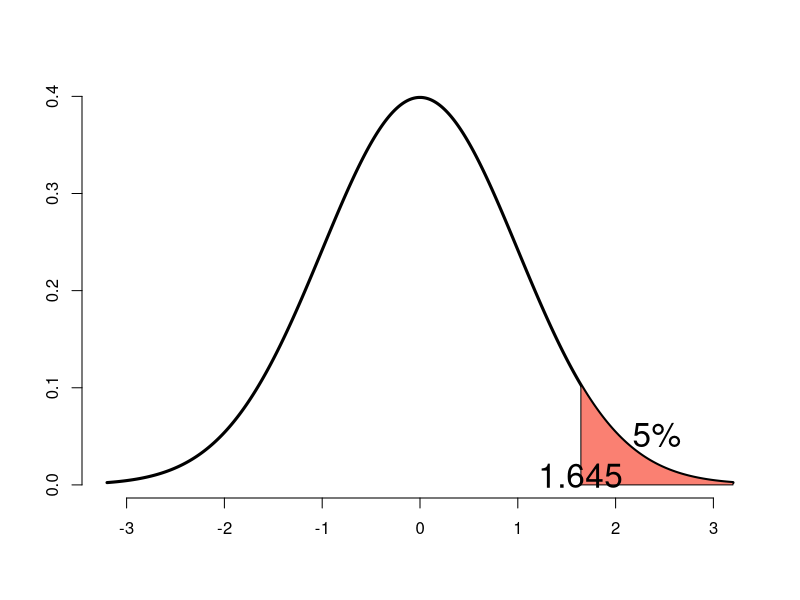
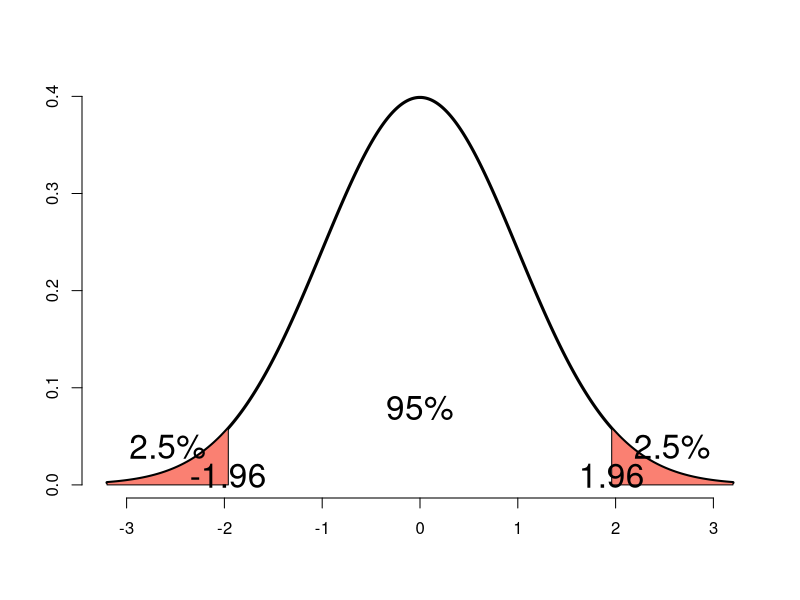
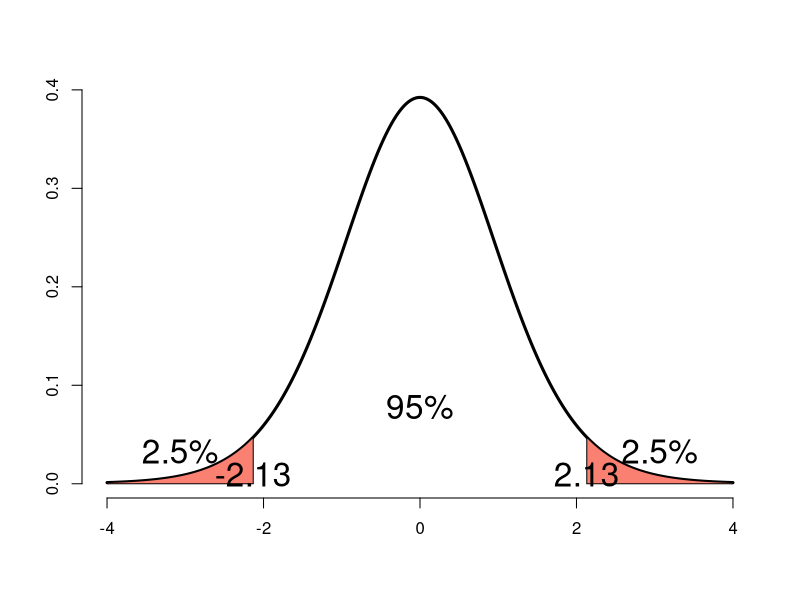
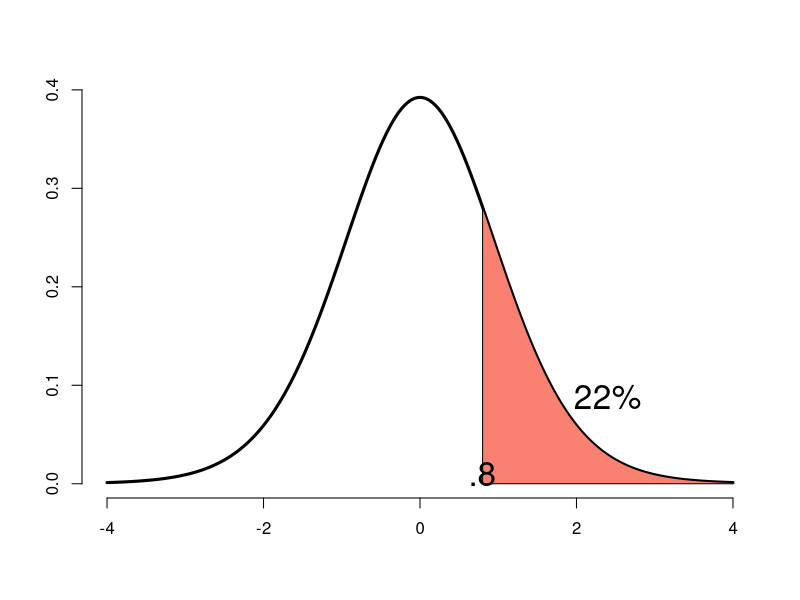

Write the R code that produced these figures, in order.
################################################################################
#Math Biostats Bootcamp 2 Module 1 - Hypothesis Testing, Power, Two Sample Tests
################################################################################

#####
#Lec 1
#####

#upper-tailed test shading example for alpha = 0.5
xval <- seq(-3.2, 3.2, length = 1000)
yval <- dnorm(xval)
plot(xval, yval, type = "l", axes = T, frame = F, lwd = 3, xlab = "", ylab = "")
x <- seq(qnorm(.95), 3.2, length = 100)
polygon(c(x,rev(x)), c(dnorm(x), rep(0, length(x))), col = "salmon" )
text(mean(x), mean(dnorm(x)) + .02, "5%", cex = 2)
text(qnorm(.95), .01, "1.645", cex = 2)

#two-tailed test for alpha = 0.05
plot(xval, yval, type = "l", axes = T, frame = F, lwd = 3, xlab = "", ylab = "")
x <- seq(qnorm(.975), 3.2, length = 100)
polygon(c(x,rev(x)), c(dnorm(x), rep(0, length(x))), col = "salmon" )
text(mean(x), mean(dnorm(x)) + .02, "2.5%", cex = 2)
text(qnorm(.975), .01, "1.96", cex = 2)
x <- seq(-3.2, qnorm(.025), length = 100)
polygon(c(x,rev(x)), c(dnorm(x), rep(0, length(x))), col = "salmon" )
text(mean(x), mean(dnorm(x)) + .02, "2.5%", cex = 2)
text(qnorm(.025), .01, "-1.96", cex = 2)
text(0, dnorm(0)/5, "95%", cex = 2)

#z-tests above use CLT assumptions and big enough n

#if n is small, use t test; n = 16 here
xval <- seq(-4, 4, length = 1000)
yval <- dt(xval, 15)
plot(xval, yval, type = "l", axes = T, frame = F, lwd = 3, xlab = "", ylab = "")
x <- seq(qt(.975, 15), 4, length = 100)
polygon(c(x,rev(x)), c(dt(x, 15), rep(0, length(x))), col = "salmon" )
text(mean(x), mean(dt(x,15)) + .02, "2.5%", cex = 2)
text(qt(.975,15), .01, "2.13", cex = 2)
x <- seq(-4, qt(.025,15), length = 100)
polygon(c(x,rev(x)), c(dt(x, 15), rep(0, length(x))), col = "salmon" )
text(mean(x), mean(dt(x, 15)) + .02, "2.5%", cex = 2)
text(qt(.025, 15), .01, "-2.13", cex = 2)
text(0, dt(0, 15)/5, "95%", cex = 2)

#p-val shading, n = 16, test stat = 0.8 -> p = .22
pt(0.8, 15, lower.tail = F) #about 0.22
xval <- seq(-4, 4, length = 1000)
yval <- dt(xval, 15)
plot(xval, yval, type = "l", axes = T, frame = F, lwd = 3, xlab = "", ylab = "")
x <- seq(.8, 4, length = 100)
polygon(c(x,rev(x)), c(dt(x, 15), rep(0, length(x))), col = "salmon" )
text(mean(x), mean(dt(x, 15)) + .02, "22%", cex = 2)
text(.8, .01, ".8", cex = 2)

#####
#Lec 2
#####

#power calculation n = 16, mu_a - mu_0 = 2; sigma = 4; assumed alpha 0.05
power.t.test(n = 16, delta = 2 / 4, type = "one.sample", alt = "one.sided") #about 60.4%

#monte carlo sim of pwer calc
nosim <- 100000
n <- 16
sigma <- 4
mu0 <- 30
mua <- 32
z <- rnorm(nosim)
xsq <- rchisq(nosim, df = n - 1)
t <- qt(.95, n - 1)

#calc mean of logicals (T = 1, F = 0) -> simulated % of time probability
#giving power is satisfied (see slide 10, Lec 2)
mean(z + sqrt(n) * (mua - mu0)/sigma > t / sqrt(n - 1) * sqrt(xsq)) 



#####
#Lec 3 Two Sample Tests
#####



#####
#####
#HW 1
#####
#####

###
#Q1 - single sample
###
n <- 100
mu0 <- 10
xbar <- 12
sdev <- 4
tcrit <- qt(.95, n - 1) #1.61
tstat <- (xbar - mu0)/(sdev/sqrt(n)) #5 -> reject H_0

###
#Q2 - paired data
###

d <- c(-8, -3, 1, -2, -5)
xbar <- mean(d)
n <- 5
sdev <- sd(d)
tstat <- xbar/(sdev/sqrt(n))
qt(.025, n - 1) #crit t val
pt(tstat, n - 1) * 2 #pval -> fail to reject H_0


###
#Q3
###

tcrit <- qt(.975,8)
xbar <- 1100
sdev <- 30
n <- 9
se <- sdev/sqrt(n)

#fail to reject if mu) is in this range:
xbar - tcrit * se #1077
xbar + tcrit * se #1123

###
#Q4 - two sample indep groups
###

#wait time for new triage system
n1 <- 100
xbar1 <- 4 
sdev1 <- .5

#wait time for old triage system
n2 <- 100
xbar2 <- 6
sdev2 <- 2

#2-tailed z test

#assume equal variances
zcrit <- qnorm(.975) #1.96
zstat <- (xbar1 - xbar2)/(sqrt(.5*(sdev1^2 + sdev2^2)) * sqrt(1/n1+1/n2)) #-9.75 -> pval is 10^-21 reject H_0

#assume unequal variances
zstat <- (xbar1 - xbar2)/(sqrt(sdev1^2/n1 + sdev2^2/n2)) #-9.70 -> reject H_0

###
#Q5 - two sided t test
###

#treatment group
n1 <- 9
xbar1 <- -3
sdev1 <- 1.5

#placebo group
n2 <- 9
xbar2 <- 1
sdev2 <- 1.8

#assuming common variance and normal populations
tcrit <- qt(.975, n1+n2 - 2) #2.11
sp <- sqrt(.5*(sdev1^2 + sdev2^2))
tstat <- (xbar1 - xbar2)/(sp*sqrt(1/n1 + 1/n2)) #-5.12
pval <- pt(tstat,n1+n2-2) #.00005 -> reject H_0

###
#Q6 - 95% CI for Q5 data
###
(xbar1 - xbar2) - tcrit * (sp * sqrt(1/n1 + 1/n2)) #-5.66
(xbar1 - xbar2) + tcrit * (sp * sqrt(1/n1 + 1/n2)) #-2.34

###
#Q7 - pval for 2-sided hypothesis test
###

#systolic bp for oral contraceptive users
n1 <- 16
xbar1 <- 11
sdev1 <- 20

#systolic bp for control
n2 <- 16
xbar2 <- 4
sdev2 <- 28

sp <- sqrt(.5*(sdev1^2 + sdev2^2))
zstat <- (xbar1 - xbar2)/(sp * sqrt(1/n1+1/n2))
pval <- pnorm(zstat, lower.tail = F) * 2 #.415

tstat <- (xbar1 - xbar2)/(sp * sqrt(1/n1+1/n2))
pval2 <- pt(tstat, n1 + n2 - 2, lower.tail = F) * 2 #.422

###
#Q8 - power of a 1-sided 5% z test
###
n <- 100
sdev <- .04
d <- .01
std_mua <- sqrt(n) * d / sdev
zcrit <- qnorm(.95)
pow <- pnorm(zcrit - std_mua, lower.tail = F)


###
#Q9 - 2 sided z test for indep groups
###

#sample from Metropolis
n1 <- 288
xbar1 <- 44
sdev1 <- 12

#sample from Gotham City
n2 <- 288
xbar2 <- 42.04
sdev2 <- 12

sp <- sqrt(.5 * (sdev1 ^ 2 + sdev2 ^ 2))
se <- sp * sqrt(1 / n1 + 1 / n2)

zstat <- (xbar1 - xbar2)/(se)
pval <- 2 * pnorm(zstat, lower.tail = F) #.05

#########
#########
#Quiz #1
#########
#########

###
#Q1
###

n <- 100
xbar <- 12
sdev <- 4
se <- sdev / sqrt(n)
tcrit <- qt(.95, n - 1) #1.66
zcrit <- qnorm(.95) #1.645
mu0a <- xbar - tcrit * se #about 11.3 or lower to reject at .05 level
mu0b <- xbar - zcrit * se

###
#Q2 - compare hypothesis testing for paired and unpaired (on clearly paired data)
###

x0 <- c(140, 138, 150, 148, 135)
x1 <- c(138, 136, 148, 146, 133)
d <- x1 - x0 #diffs are all 2 -> var = 0 -> reject H_0 with a pval = 0

#indep group test, .05 level, 2-sided
xbar0 <- mean(x0)
sdev0 <- sd(x0)
n0<- length(x0)

xbar1 <- mean(x1)
sdev1 <- sd(x1)
n1 <- length(x1)

#assume equal variances
sp <- sqrt(.5 * (sdev0^2 + sdev1^2))
se <- sp * sqrt(1/n0 + 1/n1)

tcrit <- qt(.975, n0 + n1 - 2) #2.3
tstat <- (xbar0 - xbar1) / se #.49 -> fail to reject

#or...
t.test(x0,x1)

###
#Q4
###

xnew <- c(.929, -1.745, 1.677, .701, .128)
xbar_n <- mean(xnew)
sdev_n <- sd(xnew)
n1 <- length(xnew)

xold <- c(2.233, -2.513, 1.204, 1.938, 2.533)
xbar_o <- mean(xold)
sdev_o <- sd(xold)
n2 <- length(xold)

d <- xbar_n - xbar_o

#assume equal variances
sp <- sqrt(.5*(sdev_n ^ 2 + sdev_o ^2))
se <- sp * sqrt(1/n1 + 1/n2)
tstat <- d / se
pval1 <- pt(tstat, n1 + n2 - 2) #.26

#unequal variances
se2 <- sqrt(sdev_n^2/n1 + sdev_o^2/n2)
tstat2 <- d / se
a <- (sdev_n^2/n1 + sdev_o^2/n2)^2
b <- (sdev_n^2/n1)^2/(n1-1) + (sdev_o^2/n2)^2/(n2-1)
df <- a / b
pval2 <- pt(tstat2, df) #.26

#using t.test
t.test(xnew, xold, "less") #pval = .2597

#using paired data...which actually makes sense (and negates the manual work above)
t.test(xnew, xold, "less", paired = T) #pval = .1405

#if doing paired test, manually...
xnew <- c(.929, -1.745, 1.677, .701, .128)
xbar_n <- mean(xnew)
sdev_n <- sd(xnew)
n1 <- length(xnew)

xold <- c(2.233, -2.513, 1.204, 1.938, 2.533)
xbar_o <- mean(xold)
sdev_o <- sd(xold)
n2 <- length(xold)

d <- xnew - xold
xb <- mean(d)
sdev <- sd(d)
n <- length(d)
se <- sdev/sqrt(n)
tstat <- xb / se
pv <- pt(tstat, n - 1) #.1405

###
#Q5 - 95% CI (2-sided) for data from Q4
###

tcrit <- qt(.975, n - 1)
xb - tcrit * se
xb + tcrit * se

#oops, forgot to exponentiate the boundaries...
exp(xb - tcrit * se) #.09
exp(xb + tcrit * se) #2.49




###
#Q6 
###

#treatment group
n1 <- 9
xbar1 <- -3
sdev1 <- 1.5

#placebo group
n2 <- 9
xbar2 <- 1
sdev2 <- 1.8

#assuming common variance and normal populations
sp <- sqrt(.5*(sdev1^2 + sdev2^2))
se <- sp * sqrt(1/n1 + 1/n2)
tstat <- (xbar1 - xbar2)/ se #-5.12
pval <- pt(tstat,n1+n2-2) * 2 #.0001 <--- ooops1, forgot to double pval for 2-sided test


###
#Q8 - sample size cal for given power
###
pow <- .9
d <- .01
sdev <- .04
alpha <- .05
zcrit <- qnorm(1 - alpha)
z10 <- qnorm(.1)
n <- ((zcrit - z10) * sdev / d)^2 #about 137


###
#Q9 - power
###

#control sample (Gotham)
n1 <- 288
sdev1 <- 12

#Metropolis sample
n2 <- 288
sdev2 <- 12

d <- 2
sp <- sqrt(.5*(sdev1^2 + sdev2^2))
se <- sp *sqrt(1/n1 + 1/n2)
alpha <- .05
zcrit <- qnorm(1 - alpha) #1.645
z_std_mua <- d/ se
pow <- pnorm(zcrit - z_std_mua, lower.tail = F) #.63


